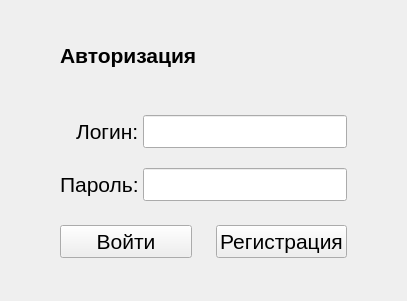
<?xml version="1.0" encoding="UTF-8"?>
<ui version="4.0">
 <class>Form</class>
 <widget class="QWidget" name="Form">
  <property name="geometry">
   <rect>
    <x>0</x>
    <y>0</y>
    <width>407</width>
    <height>301</height>
   </rect>
  </property>
  <property name="windowTitle">
   <string>Form</string>
  </property>
  <widget class="QWidget" name="layoutWidget">
   <property name="geometry">
    <rect>
     <x>60</x>
     <y>20</y>
     <width>287</width>
     <height>238</height>
    </rect>
   </property>
   <layout class="QVBoxLayout" name="verticalLayout">
    <property name="spacing">
     <number>24</number>
    </property>
    <item>
     <widget class="QLabel" name="label">
      <property name="font">
       <font>
        <pointsize>16</pointsize>
        <weight>75</weight>
        <bold>true</bold>
       </font>
      </property>
      <property name="acceptDrops">
       <bool>false</bool>
      </property>
      <property name="layoutDirection">
       <enum>Qt::LeftToRight</enum>
      </property>
      <property name="text">
       <string>Авторизация</string>
      </property>
      <property name="wordWrap">
       <bool>false</bool>
      </property>
     </widget>
    </item>
    <item>
     <layout class="QFormLayout" name="formLayout">
      <property name="labelAlignment">
       <set>Qt::AlignRight|Qt::AlignTrailing|Qt::AlignVCenter</set>
      </property>
      <property name="horizontalSpacing">
       <number>4</number>
      </property>
      <property name="verticalSpacing">
       <number>20</number>
      </property>
      <item row="0" column="0">
       <widget class="QLabel" name="label_2">
        <property name="font">
         <font>
          <pointsize>16</pointsize>
          <weight>50</weight>
          <bold>false</bold>
         </font>
        </property>
        <property name="text">
         <string>Логин:</string>
        </property>
       </widget>
      </item>
      <item row="0" column="1">
       <widget class="QLineEdit" name="lineEdit">
        <property name="enabled">
         <bool>true</bool>
        </property>
        <property name="font">
         <font>
          <pointsize>16</pointsize>
         </font>
        </property>
       </widget>
      </item>
      <item row="1" column="0">
       <widget class="QLabel" name="label_3">
        <property name="font">
         <font>
          <pointsize>16</pointsize>
          <weight>50</weight>
          <bold>false</bold>
         </font>
        </property>
        <property name="text">
         <string>Пароль:</string>
        </property>
       </widget>
      </item>
      <item row="1" column="1">
       <widget class="QLineEdit" name="lineEdit_2">
        <property name="font">
         <font>
          <pointsize>16</pointsize>
         </font>
        </property>
       </widget>
      </item>
     </layout>
    </item>
    <item>
     <layout class="QHBoxLayout" name="horizontalLayout">
      <item>
       <widget class="QPushButton" name="pushButton">
        <property name="font">
         <font>
          <pointsize>16</pointsize>
         </font>
        </property>
        <property name="text">
         <string>Войти</string>
        </property>
       </widget>
      </item>
      <item>
       <widget class="QPushButton" name="pushButton_2">
        <property name="font">
         <font>
          <pointsize>16</pointsize>
         </font>
        </property>
        <property name="text">
         <string>Регистрация</string>
        </property>
       </widget>
      </item>
     </layout>
    </item>
   </layout>
  </widget>
 </widget>
 <resources/>
 <connections/>
</ui>
